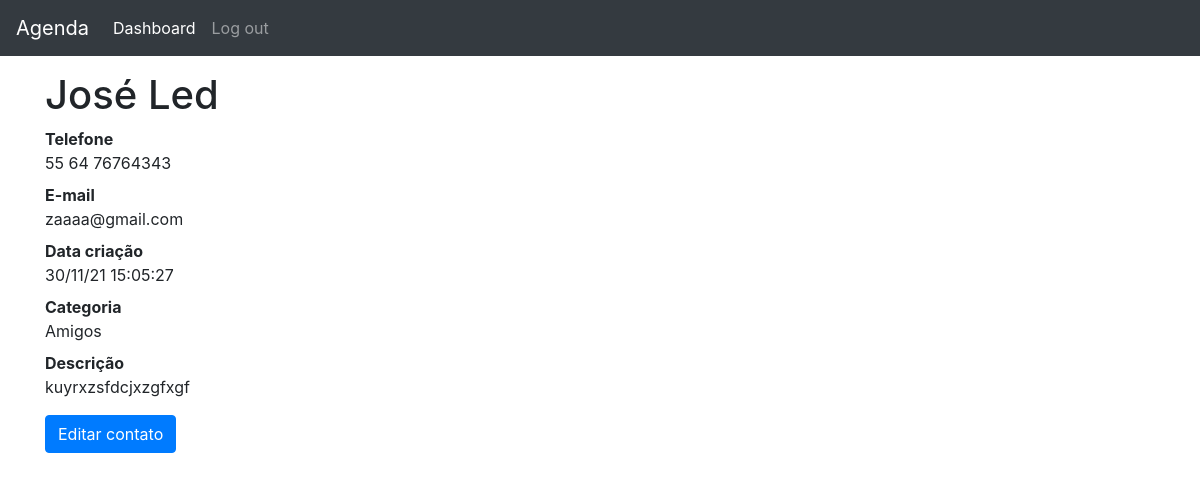
/3 (signed in), run on an earlier commit of the app's database.
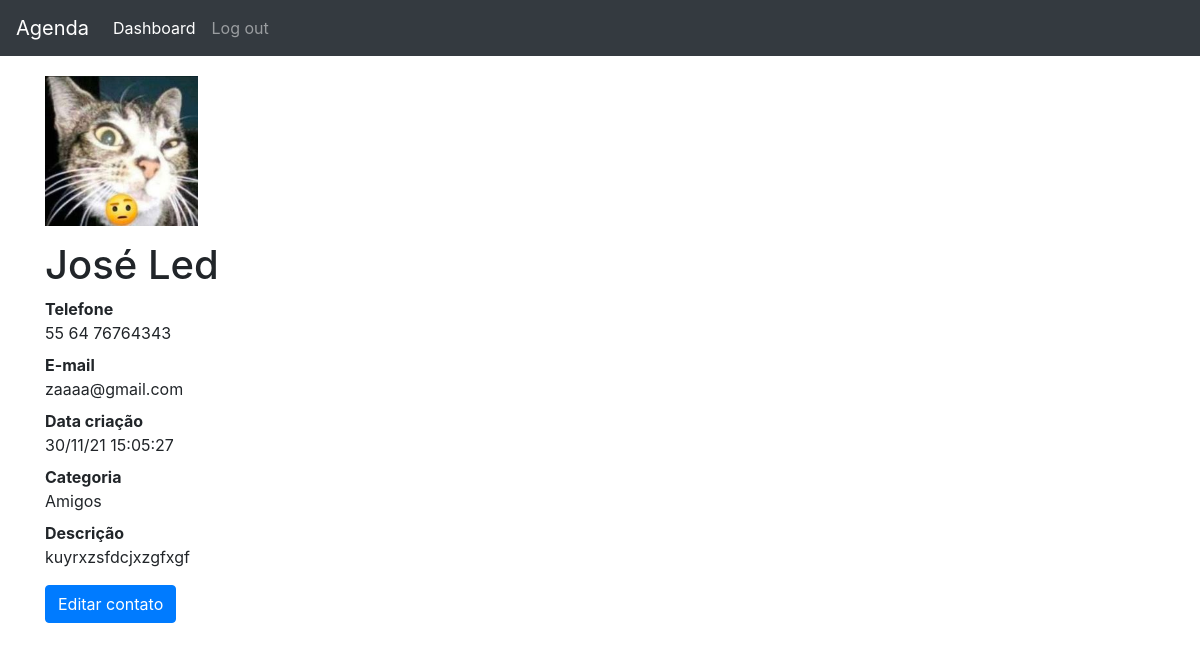
And on a later commit of the database.
### contatos/models.py (models this page shows, shortened)
class Contato(models.Model):
    nome = models.CharField(max_length=255)
    sobrenome = models.CharField(max_length=255, blank=True)
    telefone = models.CharField(max_length=255)
    email = models.CharField(max_length=255, blank=True)
    data_criacao = models.DateTimeField(
        default=timezone.now)
    descricao = models.TextField(blank=True)
    created_by = models.ForeignKey(User, on_delete=models.CASCADE)
    categoria = models.ForeignKey(
        Categoria, on_delete=models.DO_NOTHING)
    mostrar = models.BooleanField(default=True)
    foto = models.ImageField(blank=True, upload_to='fotos/%y/%m/%d')

class Categoria(models.Model):
    nome = models.CharField(max_length=255)
    created_by = models.ForeignKey(User, on_delete=models.CASCADE)
    def __str__(self):
        return self.nome

### contatos/views.py (the view)
# urls.py: path('<int:contato_id>', views.details, name='detalhes'),
@login_required(redirect_field_name='login')
def details(request, contato_id):
    contato = get_object_or_404(
        Contato, id=contato_id, created_by=request.user)
    if not contato.mostrar:
        raise Http404
    return render(request, 'contatos/detalhes.html', {
        'contato': contato,
    })

### contatos/templates/contatos/detalhes.html (shortened to what this page needs)
{% extends 'base.html' %}
{% block 'page-content' %}
  {% if form %}
    <h1>{{contato.nome }} {{ contato.sobrenome }}</h1>
    <form method="post" enctype="multipart/form-data" action="{% url 'edit-contact' contato.id %}">
      <table class="table">
        {% csrf_token %}
        {{form}}
        <tr>
          <td>
            <button type="submit" method="POST" name="categoria" class="btn btn-primary">Editar</button>
          </td>
        </tr>
      </table>
    </form>
  {% else %}
    {% if contato.foto%}
    <img src="./media/{{contato.foto}}" style="height: 150px; margin-top: 20px" />
    {% endif %}
    <h1 class="mt-5" style="margin-top: 15px !important">
      {{ contato.nome }} {{ contato.sobrenome }}
    </h1>
    <dl>
      <dt>Telefone</dt>
      <dd>{{ contato.telefone }}</dd>
      <dt>E-mail</dt>
      <dd>{{ contato.email }}</dd>
      <dt>Data criação</dt>
      <dd>{{ contato.data_criacao|date:'d/m/y H:i:s' }}</dd>
      <dt>Categoria</dt>
      <dd>{{ contato.categoria }}</dd>
      <dt>Descrição</dt>
      <dd>{{ contato.descricao }}</dd>
    </dl>
    <a href="{% url 'edit-contact' contato.id %}" class="btn btn-primary">
      Editar contato
    </a>
  {% endif %}
{% endblock %}

### templates/base.html (shortened to what this page needs)
{% load static%}
<!DOCTYPE html>
<html lang="pt">
  <head>
    {% include 'partials/_head.html' %}
  </head>
  <body>
    {%include 'partials/_nav.html' %}
    <div class="container">
      <div class="row">
        <div class="col-lg-12">{% block 'page-content' %}{% endblock %}</div>
      </div>
    </div>
  </body>
</html>

### templates/partials/_head.html (shortened to what this page needs)
{% load static %}
<link href="{% static 'vendor/bootstrap/css/bootstrap.min.css'%}" rel="stylesheet">

### templates/partials/_nav.html (shortened to what this page needs)
<nav class="navbar navbar-expand-lg navbar-dark bg-dark">
  <a class="navbar-brand" href="/">Agenda</a>
  <div class="collapse navbar-collapse" id="navbarSupportedContent">
    <ul class="navbar-nav mr-auto">
      <li class="nav-item active">
        <a class="nav-link" href="{% url 'dashboard' %}">
          Dashboard <span class="sr-only">(current)</span></a
        >
      </li>
      <li class="nav-item">
        <a class="nav-link" href="{% url 'logout' %}">Log out</a>
      </li>
    </ul>
  </div>
</nav>

What changed in the data, as far as the page shows it:
changed Contato "José": foto: picture added
